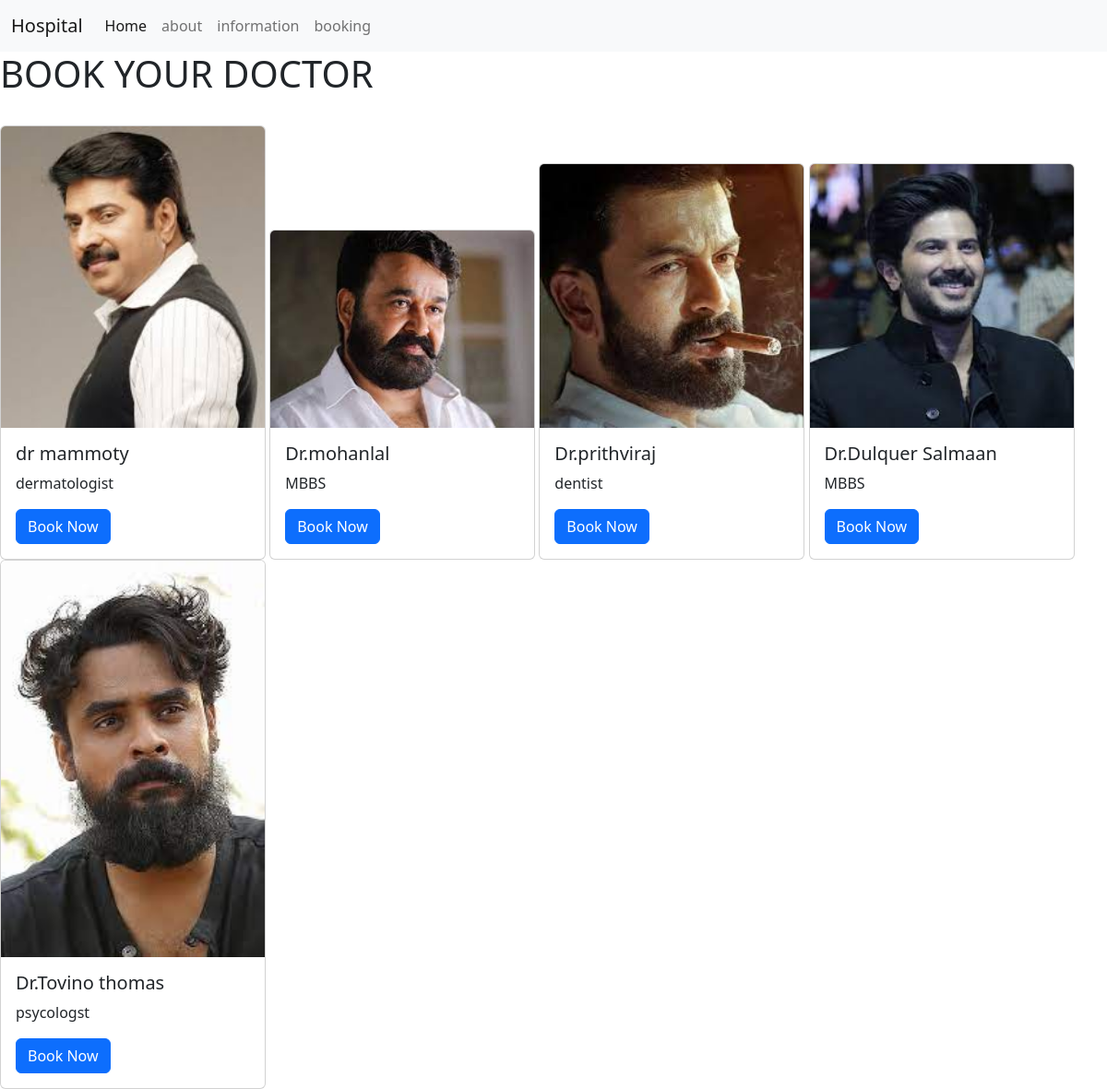
The page /booking on the database its author committed.
### home/models.py (models this page shows)
class Booking(models.Model):
    doc_name = models.CharField(max_length=20)
    doc_description = models.TextField()
    doc_image = models.ImageField(upload_to = "doctors")

### home/views.py (the view)
# urls.py: path('booking',(views.booking),name='booking'),
def booking(request):
    dict_doc = {
        'doc' : Booking.objects.all()
    }
    return render(request,'booking.html',dict_doc)

### home/templates/booking.html (shortened to what this page needs)
{% extends "base.html" %}
{% load static %}
{% load static %}
{% block content%}
<h1>BOOK YOUR DOCTOR</h1>
<br>
{% for d in doc %}
<div class="card " style="width: 18rem;display: inline-block">
    <img src="{{d.doc_image.url}} " class="card-img-top" alt="...">
    <div class="card-body">
      <h5 class="card-title">{{d.doc_name}}</h5>
      <p class="card-text">{{d.doc_description}}</p>
      <a href="#" class="btn btn-primary">Book Now</a>
    </div>
  </div>
  {% endfor %}
{% endblock %}

### home/templates/base.html (shortened to what this page needs)
<!DOCTYPE html>
<html lang="en">
<head>
    <link rel="stylesheet" href="https://cdn.jsdelivr.net/npm/bootstrap@5.2.2/dist/css/bootstrap.min.css">
</head>
<body>
    <nav class="navbar navbar-expand-sm bg-light text-dark">
        <div class="container-fluid">
          <a class="navbar-brand" href="#">Hospital</a>
          <div class="collapse navbar-collapse" id="navbarNavAltMarkup">
            <div class="navbar-nav">
              <a class="nav-link active" aria-current="page" href="{% url 'home' %}" >Home</a>
              <a class="nav-link" href="{% url 'about' %}" >about</a>
              <a class="nav-link" href="{% url 'information' %}" >information</a>
              <a class="nav-link" href="{% url 'booking' %}" >booking</a>
            </div>
          </div>
        </div>
      </nav>
{% block content %}
{% endblock %}
</body>
</html>

### rows shown on the page
Booking: doc_image (picture), doc_name "dr mammoty", doc_description "dermatologist"
Booking: doc_image (picture), doc_name "Dr.mohanlal", doc_description "MBBS"
Booking: doc_image (picture), doc_name "Dr.prithviraj", doc_description "dentist"
Booking: doc_image (picture), doc_name "Dr.Dulquer Salmaan", doc_description "MBBS"
Booking: doc_image (picture), doc_name "Dr.Tovino thomas", doc_description "psycologst"
